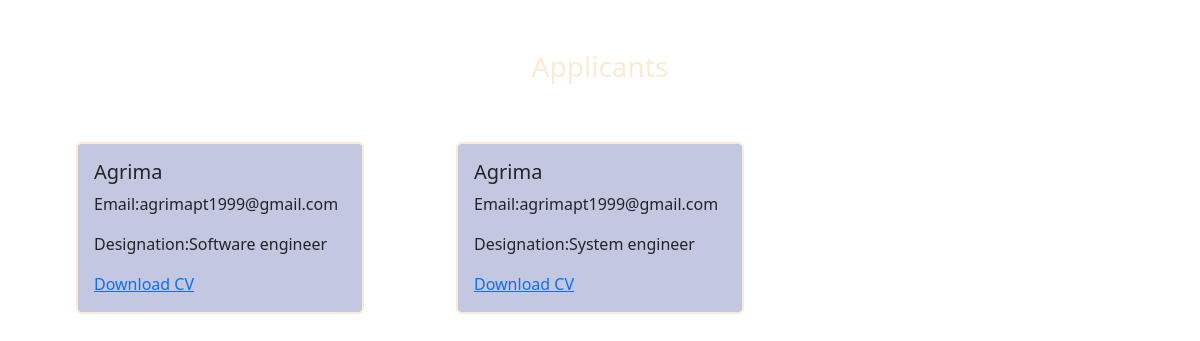
/applicant/3, run on the app's committed database.
### jobportalapp/models.py (models this page shows)
class applyjobmodel1(models.Model):
    cn=models.CharField(max_length=20)
    dsg=models.CharField(max_length=20)
    nm=models.CharField(max_length=20)
    eml=models.EmailField()
    qlfn=models.CharField(max_length=20)
    phno=models.CharField(max_length=20)
    ex=models.CharField(max_length=20,choices=ex)
    cv=models.ImageField(upload_to="jobportalapp/static")

### jobportalapp/views.py (the view)
# urls.py: path('applicant/<int:id>',applicant),
def applicant(request,id):
    obj=Companyprofile1.objects.get(id=id)
    cnm=obj.user.username
    a=applyjobmodel1.objects.filter(cn=cnm)
    return render(request,'applicant.html',{'ap':a})

### jobportalapp/templates/applicant.html (shortened to what this page needs)
<!DOCTYPE html>
<html lang="en">
<head>
    <link href="https://cdn.jsdelivr.net/npm/bootstrap@5.3.1/dist/css/bootstrap.min.css" rel="stylesheet">
    {% load static %}
</head>
<body>
    <div style="text-align: center;color: antiquewhite;padding-top: 50px;padding-bottom: 50px;">
        <h3>Applicants</h3>
    </div>
    <div class="container">
        {% block content %}
        <div class="row " >
            {% for i in ap %}
            <div class="col-4" style="margin-bottom: 50px;">
                <div class="card" style="margin:0 auto; width: 18rem;background-color: rgb(195, 199, 224);border-color: antiquewhite;border-width: 2px;">
                    <div class="card-body">
                        <h5 class="card-title">{{i.nm}}</h5>
                        <p class="card-text">Email:{{i.eml}}</p>
                        <p class="card-text">Designation:{{i.dsg}}</p>
                        <a href="{% static i.cv %}" download>Download CV</a>
                    </div>
                </div>
            </div>
            {% endfor %}
        </div>
        {% endblock %}
    </div>
</body>
</html>

### jobportalapp/templates/applicant.html (style rules this page uses)
body { background-image:url(https://d12oja0ew7x0i8.cloudfront.net/images/news/ImageForNews_58416_16463184739088911.jpg) ; background-repeat: no-repeat; background-size:cover; position: relative; }

### data on the page
applyjobmodel1: nm "Agrima", eml "agrimapt1999@gmail.com", dsg "Software engineer"
applyjobmodel1: nm "Agrima", eml "agrimapt1999@gmail.com", dsg "System engineer"
